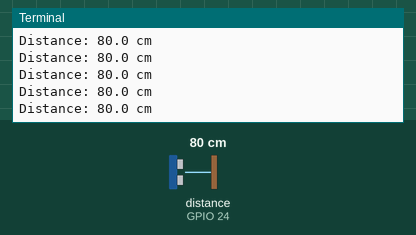
This program was run on a simulated Raspberry Pi (BCM pin numbers). Parts: the last lines printed to the terminal. Inputs (shaded band) come from the test bench; at power-on: distance to the obstacle (sensor on GPIO 24) 80 cm. The echo pulse lasts 58.3 µs per cm; the clock reads 2024-03-15 10:24:30 at power-on unless the program sets it.

Above: at 1.2 s.
1.3 s: distance to the obstacle (sensor on GPIO 24) set to 2 cm
At 1.4 s:
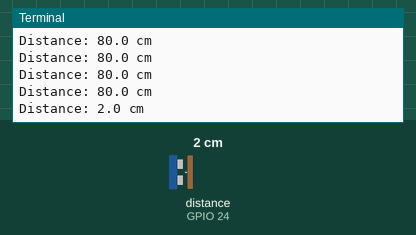
2.8 s: distance to the obstacle (sensor on GPIO 24) set to 4 cm
At 2.84 s:
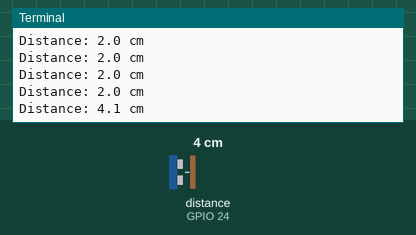
Timing chart, 0 to 5.8 s (numbered marks = the images above; inputs shaded):
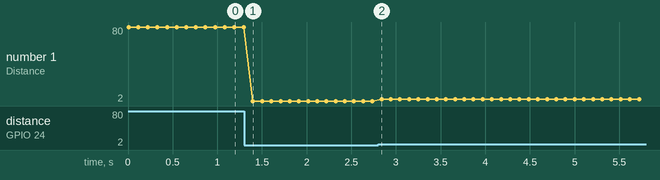

The program:

python3_sensor_test.py
```python
#!/usr/bin/env python3
"""
HC-SR04 Ultrasonic Distance Test
TRIG: GPIO 23
ECHO: GPIO 24 (through 10k/20k divider)
"""

import time
import RPi.GPIO as GPIO

TRIG = 23
ECHO = 24
SPD = 34300.0
START_TO = 0.02
END_TO = 0.03

GPIO.setmode(GPIO.BCM)
GPIO.setup(TRIG, GPIO.OUT, initial=GPIO.LOW)
GPIO.setup(ECHO, GPIO.IN)

def ping_cm():
    GPIO.output(TRIG, GPIO.LOW)
    time.sleep(0.002)
    GPIO.output(TRIG, GPIO.HIGH)
    time.sleep(10e-6)
    GPIO.output(TRIG, GPIO.LOW)

    t0 = time.time()
    while GPIO.input(ECHO) == 0:
        if time.time() - t0 > START_TO:
            return None
    ts = time.time()

    t1 = time.time()
    while GPIO.input(ECHO) == 1:
        if time.time() - t1 > END_TO:
            return None
    te = time.time()

    return (SPD * (te - ts)) / 2.0

try:
    while True:
        d = ping_cm()
        if d:
            print(f"Distance: {d:.1f} cm")
        else:
            print("Distance: ---")
        time.sleep(0.1)
except KeyboardInterrupt:
    pass
finally:
    GPIO.cleanup()
    print("GPIO cleaned up.")
```

Measured:
- after the input at 1.3 s, the terminal: prints a new line after 0.10 s (image 1)
- after the input at 2.8 s, the terminal: prints a new line at once (image 2)
- plotted number 1: 80 → 2 after the input at 1.3 s, 2 → 4.1 after the input at 2.8 s
